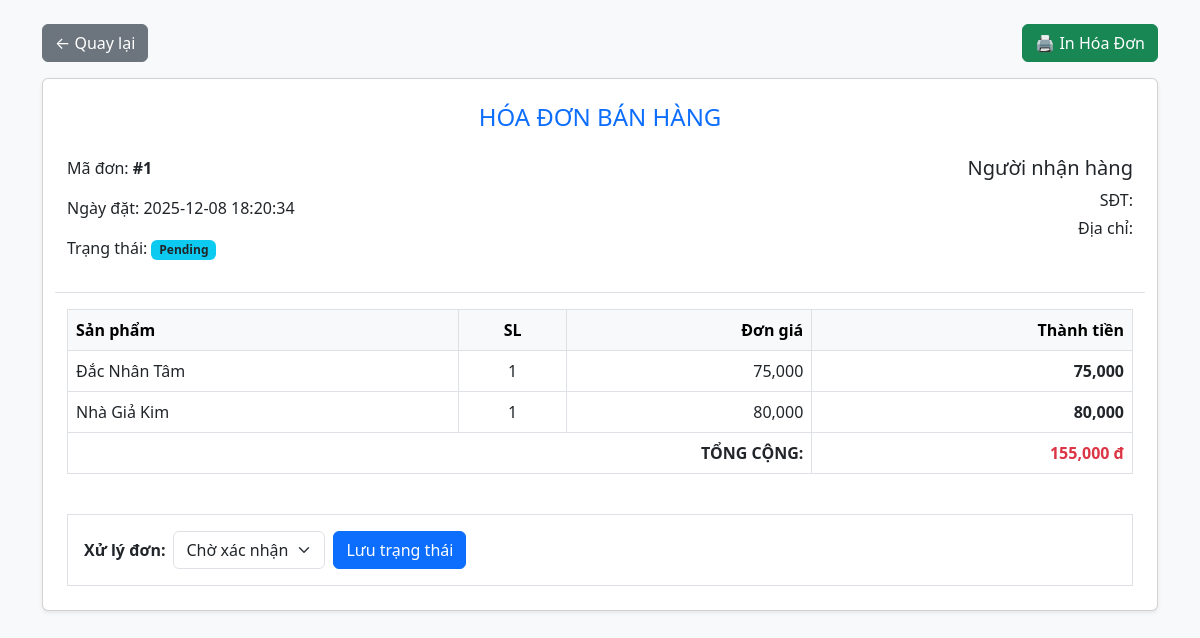
/admin/order_details.php?id=1 (signed in), run on the app's committed database.
### tables this page shows
CREATE TABLE IF NOT EXISTS `orders` (
  `id` int NOT NULL AUTO_INCREMENT,
  `user_id` int DEFAULT NULL,
  `fullname` varchar(100) NOT NULL,
  `phone` varchar(20) NOT NULL,
  `address` varchar(255) NOT NULL,
  `total_price` decimal(10,0) DEFAULT NULL,
  `status` varchar(50) DEFAULT 'Pending',
  `created_at` timestamp NULL DEFAULT CURRENT_TIMESTAMP,
  PRIMARY KEY (`id`),
  KEY `user_id` (`user_id`)
);

CREATE TABLE IF NOT EXISTS `order_details` (
  `id` int NOT NULL AUTO_INCREMENT,
  `order_id` int DEFAULT NULL,
  `book_id` int DEFAULT NULL,
  `quantity` int NOT NULL,
  `price` decimal(10,0) DEFAULT NULL,
  PRIMARY KEY (`id`),
  KEY `order_id` (`order_id`),
  KEY `book_id` (`book_id`)
);

CREATE TABLE IF NOT EXISTS `books` (
  `id` int NOT NULL AUTO_INCREMENT,
  `title` varchar(255) NOT NULL,
  `author` varchar(100) DEFAULT NULL,
  `price` decimal(10,0) NOT NULL,
  `description` text,
  `image` varchar(255) DEFAULT NULL,
  `category_id` int DEFAULT NULL,
  `created_at` timestamp NULL DEFAULT CURRENT_TIMESTAMP,
  `quantity` int DEFAULT '0' COMMENT 'Số lượng tồn kho',
  `publisher` varchar(255) DEFAULT NULL COMMENT 'Nhà xuất bản',
  `publish_year` int DEFAULT NULL COMMENT 'Năm xuất bản',
  PRIMARY KEY (`id`),
  KEY `category_id` (`category_id`)
);

### admin/order_details.php (the view, shortened to what this page needs)
<?php
include '../includes/db.php';
$order_id = intval($_GET['id']);
try {
    $stmt = $conn->prepare("SELECT orders.*, users.fullname, users.email
                            FROM orders
                            LEFT JOIN users ON orders.user_id = users.id
                            WHERE orders.id = :id");
    $stmt->execute([':id' => $order_id]);
    $order = $stmt->fetch();
    $stmt_items = $conn->prepare("SELECT order_details.*, books.title
                                  FROM order_details
                                  JOIN books ON order_details.book_id = books.id
                                  WHERE order_details.order_id = :id");
    $stmt_items->execute([':id' => $order_id]);
    $items = $stmt_items->fetchAll();
} catch(PDOException $e) {
    die("Lỗi hệ thống!");
}
?>
<!DOCTYPE html>
<html lang="vi">
<head>
    <link href="https://cdn.jsdelivr.net/npm/bootstrap@5.3.0/dist/css/bootstrap.min.css" rel="stylesheet">
</head>
<body class="bg-light">
    <div class="container mt-4 mb-5">
        <div class="d-flex justify-content-between mb-3 no-print">
            <a href="manage_orders.php" class="btn btn-secondary">← Quay lại</a>
            <button onclick="window.print()" class="btn btn-success">🖨️ In Hóa Đơn</button>
        </div>
        <div class="card p-4 shadow-sm">
            <h4 class="text-primary text-center mb-4">HÓA ĐƠN BÁN HÀNG</h4>
            <div class="row border-bottom pb-3 mb-3">
                <div class="col-6">
                    <p>Mã đơn: <strong>#<?php echo $order['id']; ?></strong></p>
                    <p>Ngày đặt: <?php echo $order['created_at']; ?></p>
                    <p>Trạng thái: <span class="badge bg-info text-dark"><?php echo $order['status']; ?></span></p>
                </div>
                <div class="col-6 text-end">
                    <h5>Người nhận hàng</h5>
                    <p class="mb-1">SĐT: <?php echo $order['phone']; ?></p>
                    <p class="mb-1">Địa chỉ: <?php echo $order['address']; ?></p>
                </div>
            </div>
            <table class="table table-bordered">
                <thead>
                    <tr class="table-light"><th>Sản phẩm</th><th class="text-center">SL</th><th class="text-end">Đơn giá</th><th class="text-end">Thành tiền</th></tr>
                </thead>
                <tbody>
                    <?php
                    $final_total = 0;
                    if (count($items) > 0):
                        foreach($items as $item):
                            $sub = $item['price'] * $item['quantity'];
                            $final_total += $sub;
                    ?>
                    <tr>
                        <td><?php echo $item['title']; ?></td>
                        <td class="text-center"><?php echo $item['quantity']; ?></td>
                        <td class="text-end"><?php echo number_format($item['price']); ?></td>
                        <td class="text-end fw-bold"><?php echo number_format($sub); ?></td>
                    </tr>
                    <?php endforeach; endif; ?>
                </tbody>
                <tfoot>
                    <tr><td colspan="3" class="text-end fw-bold">TỔNG CỘNG:</td><td class="text-end fw-bold text-danger"><?php echo number_format($final_total); ?> đ</td></tr>
                </tfoot>
            </table>
            <div class="mt-4 p-3 bg-white border no-print">
                <form method="POST" class="d-flex gap-2 align-items-center">
                    <label class="fw-bold">Xử lý đơn:</label>
                    <select name="status" class="form-select w-auto">
                        <option value="Pending" <?php if($order['status']=='Pending') echo 'selected'; ?>>Chờ xác nhận</option>
                    </select>
                    <button type="submit" name="update_status" class="btn btn-primary">Lưu trạng thái</button>
                </form>
            </div>
        </div>
    </div>
</body>
</html>

### data on the page
orders: id "1", created_at "2025-12-08 18:20:34", status "Pending", status "Chờ xác nhận"
order_details: book.title "Đắc Nhân Tâm", quantity "1", price "75,000", sub "75,000"
order_details: book.title "Nhà Giả Kim", quantity "1", price "80,000", sub "80,000"

### other printed values
$final_total "155,000"
